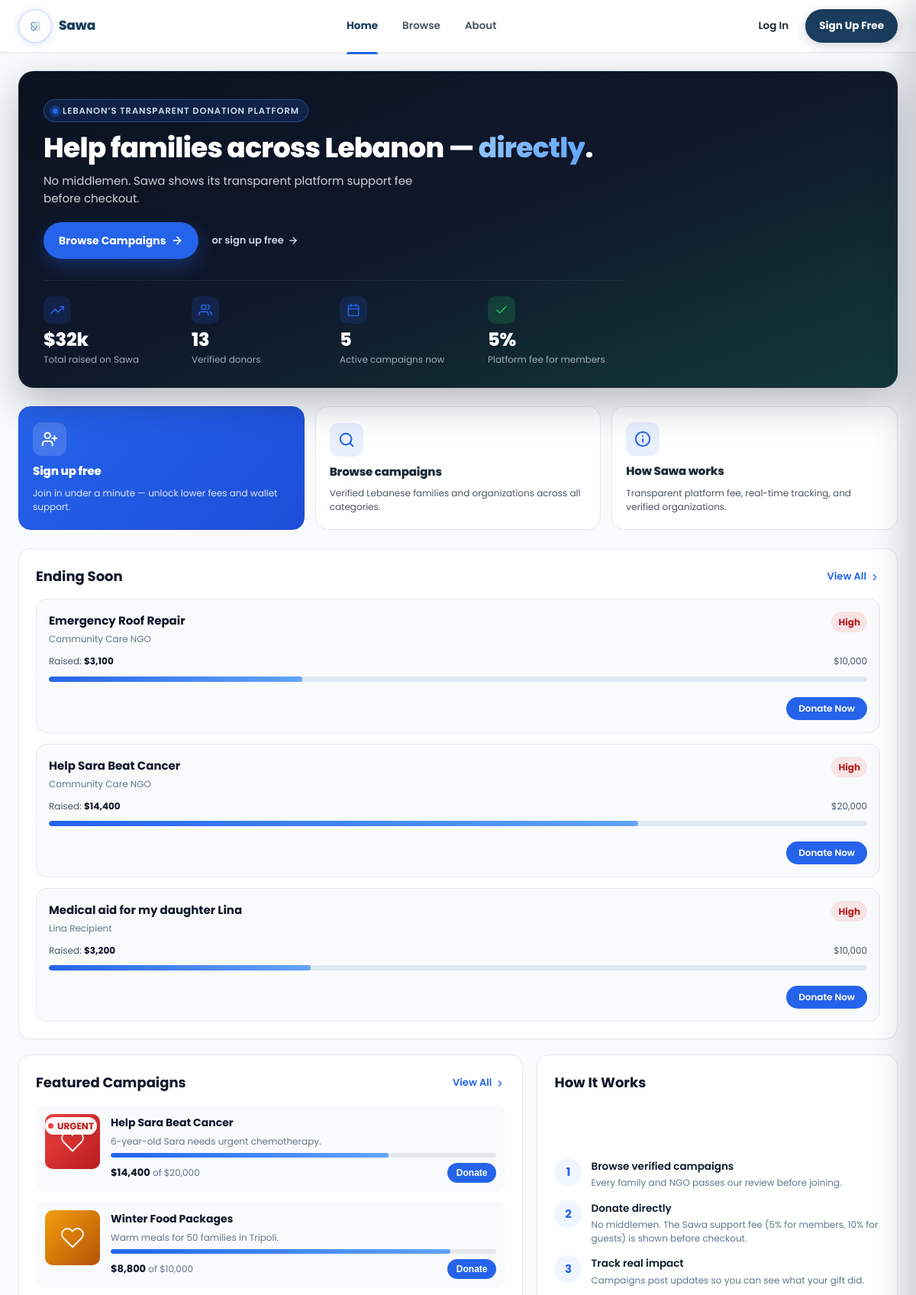
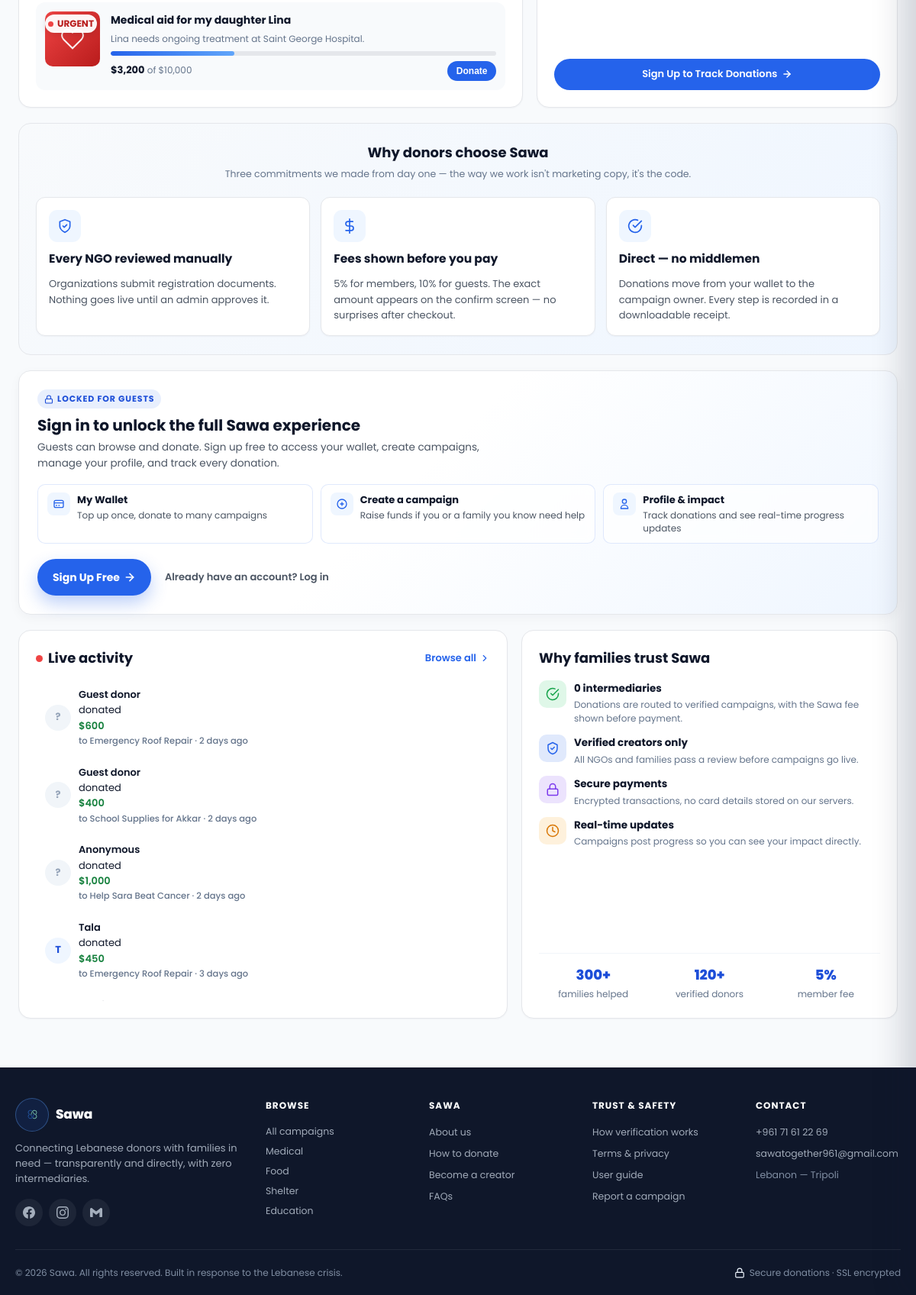
Screenshot of /pages/userhome.php with the database file from the repository (2 pictures, top to bottom).
### tables this page shows
CREATE TABLE IF NOT EXISTS campaigns (
    id                  BIGINT UNSIGNED NOT NULL AUTO_INCREMENT,
    organisation_id     BIGINT UNSIGNED NULL,
    owner_user_id       BIGINT UNSIGNED NULL,
    title               VARCHAR(200) NOT NULL,
    summary             VARCHAR(500) NULL,
    description         TEXT NOT NULL,
    goal_amount         DECIMAL(12,2) NOT NULL,
    raised_amount       DECIMAL(12,2) NOT NULL DEFAULT 0.00,
    currency            CHAR(3) NOT NULL DEFAULT 'USD',
    category_id         BIGINT UNSIGNED NULL,
    location_id         BIGINT UNSIGNED NULL,
    cover_image         VARCHAR(500) NULL,
    status              ENUM('draft','pending','active','paused','completed','rejected') NOT NULL DEFAULT 'pending',
    rejection_reason    TEXT NULL,
    starts_at           DATETIME NULL,
    ends_at             DATETIME NULL,
    created_at          DATETIME NOT NULL DEFAULT CURRENT_TIMESTAMP,
    updated_at          DATETIME NOT NULL DEFAULT CURRENT_TIMESTAMP ON UPDATE CURRENT_TIMESTAMP,
    PRIMARY KEY (id),
    KEY idx_campaigns_status (status),
    KEY idx_campaigns_category (category_id),
    KEY idx_campaigns_location (location_id),
    KEY idx_campaigns_org (organisation_id),
    KEY idx_campaigns_owner (owner_user_id),
    KEY idx_campaigns_active_created (status, created_at),
    CONSTRAINT fk_campaigns_org FOREIGN KEY (organisation_id) REFERENCES organisations(id) ON DELETE CASCADE,
    CONSTRAINT fk_campaigns_owner FOREIGN KEY (owner_user_id) REFERENCES users(id) ON DELETE CASCADE,
    CONSTRAINT fk_campaigns_category FOREIGN KEY (category_id) REFERENCES categories(id) ON DELETE SET NULL,
    CONSTRAINT fk_campaigns_location FOREIGN KEY (location_id) REFERENCES locations(id) ON DELETE SET NULL
);

CREATE TABLE IF NOT EXISTS donations (
    id              BIGINT UNSIGNED NOT NULL AUTO_INCREMENT,
    campaign_id     BIGINT UNSIGNED NOT NULL,
    donor_id        BIGINT UNSIGNED NULL,
    guest_name      VARCHAR(120) NULL,
    guest_email     VARCHAR(255) NULL,
    guest_phone     VARCHAR(40) NULL,
    amount          DECIMAL(12,2) NOT NULL,
    fee_amount      DECIMAL(12,2) NOT NULL DEFAULT 0.00,
    total_charged   DECIMAL(12,2) NOT NULL DEFAULT 0.00,
    currency        CHAR(3) NOT NULL DEFAULT 'USD',
    status          ENUM('pending','verified','completed','refunded','failed') NOT NULL DEFAULT 'pending',
    payment_method  ENUM('whish','hosted_checkout','wallet') NOT NULL DEFAULT 'whish',
    anonymous       TINYINT(1) NOT NULL DEFAULT 0,
    message         VARCHAR(500) NULL,
    payment_ref     VARCHAR(120) NULL,
    created_at      DATETIME NOT NULL DEFAULT CURRENT_TIMESTAMP,
    verified_at     DATETIME NULL,
    completed_at    DATETIME NULL,
    PRIMARY KEY (id),
    KEY idx_donations_campaign (campaign_id),
    KEY idx_donations_donor (donor_id),
    KEY idx_donations_status (status),
    KEY idx_donations_created (created_at),
    CONSTRAINT fk_donations_campaign FOREIGN KEY (campaign_id) REFERENCES campaigns(id) ON DELETE RESTRICT,
    CONSTRAINT fk_donations_donor FOREIGN KEY (donor_id) REFERENCES users(id) ON DELETE RESTRICT
);

### pages/userhome.php (shortened to what the rows shown need)
<?php
$auth = Auth::check();
$bodyClass = $auth ? 'is-auth ' . Auth::bodyRoleClass() : 'is-guest';
$liveActivity = DonationService::recentPlatformActivity(6);
$urgentCampaigns = CampaignService::listUrgent(5);
$featuredCampaigns = CampaignService::listFeatured(3);
$partial = dirname(__DIR__) . '/php/partials/';
?>
<!DOCTYPE html>
<html lang="en">
<head>
  <link rel="stylesheet" href="../css/tokens.css">
  <link rel="stylesheet" href="../css/userhome.css">
</head>
<body class="<?= $bodyClass ?>">
  <div class="layout">
    <main class="main-content" id="main">
      <section id="dashboard" class="section active">
        <section class="guest-hero-v2 guest-only" aria-labelledby="guest-hero-heading">
          <div class="guest-hero-v2-inner">
            <h1 id="guest-hero-heading">Help families across Lebanon &mdash; <span class="hero-accent">directly</span>.</h1>
          </div>
        </section>
        <div class="dash-lower">
          <div class="dash-card donor-only guest-show">
            <div class="urgent-list" id="urgent-list">
              <?php if (!$urgentCampaigns): ?>
              <p class="empty-inline">No campaigns are wrapping up in the next week.</p>
              <?php else: foreach ($urgentCampaigns as $camp): include $partial . 'urgent-item.php'; endforeach; endif; ?>
            </div>
          </div>
        </div>
        <div class="guest-feature-grid guest-only">
          <div class="dash-card">
            <div class="featured-list">
              <?php if (!$featuredCampaigns): ?>
              <p class="empty-inline">No campaigns to feature yet.</p>
              <?php else: foreach ($featuredCampaigns as $camp): include $partial . 'featured-camp.php'; endforeach; endif; ?>
            </div>
          </div>
        </div>
        <div class="dash-two-col guest-only">
          <div class="dash-card activity-card">
            <ul class="activity-feed" id="activity-feed">
              <?php if (!$liveActivity): ?>
              <li class="activity-row">
                <div class="activity-text">
                  <span class="activity-meta">No donations yet — be the first to give.</span>
                </div>
              </li>
              <?php else: foreach ($liveActivity as $act):
                $isAnon = $act['anonymous'] || $act['label'] === 'Guest donor';
                $initial = mb_strtoupper(mb_substr($act['label'], 0, 1));
              ?>
              <li class="activity-row">
                <span class="activity-avatar<?= $isAnon ? ' activity-avatar-anon' : '' ?>"><?= $isAnon ? '?' : htmlspecialchars($initial, ENT_QUOTES, 'UTF-8') ?></span>
                <div class="activity-text">
                  <strong><?= htmlspecialchars($act['label'], ENT_QUOTES, 'UTF-8') ?></strong> donated <strong class="activity-amount">$<?= number_format($act['amount']) ?></strong>
                  <span class="activity-meta">to <?= htmlspecialchars($act['campaign'], ENT_QUOTES, 'UTF-8') ?> &middot; <time datetime="<?= htmlspecialchars($act['created_at'], ENT_QUOTES, 'UTF-8') ?>"><?= htmlspecialchars(Format::timeAgo($act['created_at']), ENT_QUOTES, 'UTF-8') ?></time></span>
                </div>
              </li>
              <?php endforeach; endif; ?>
          </div>
        </div>
      </section>
    </main>
  </div>
</body>
</html>

### php/partials/urgent-item.php (shortened to what the rows shown need)
<?php
$id = (int) $camp['id'];
$title = htmlspecialchars((string) $camp['title'], ENT_QUOTES, 'UTF-8');
$creator = htmlspecialchars((string) ($camp['creator_name'] ?? 'Sawa member'), ENT_QUOTES, 'UTF-8');
$raised = (float) $camp['raised_amount'];
$goal = (float) $camp['goal_amount'];
$pct = $goal > 0 ? min(100, (int) round(($raised / $goal) * 100)) : 0;
$priorityClass = Format::urgentPriority($camp);
$priorityLabel = Format::urgentPriorityLabel($camp);
$showDonate = empty($camp['_hide_donate']);
$badgeLabel = $priorityLabel;
?>
<article class="urgent-item">
  <div class="urgent-row">
    <div class="urgent-meta">
      <strong><?= $title ?></strong>
      <small><?= $creator ?></small>
    </div>
    <span class="urgent-priority <?= $priorityClass ?>"><?= htmlspecialchars($badgeLabel, ENT_QUOTES, 'UTF-8') ?></span>
  </div>
  <div class="urgent-progress-row">
    <small>Raised: <strong>$<?= number_format($raised) ?></strong></small>
    <small>$<?= number_format($goal) ?></small>
  </div>
  <div class="progress-bar"><div class="progress-fill" style="width:<?= $pct ?>%"></div></div>
  <?php if ($showDonate): ?>
  <button class="urgent-donate" data-camp-id="<?= $id ?>" data-camp-title="<?= $title ?>">Donate Now</button>
  <?php endif; ?>
</article>

### php/partials/featured-camp.php (shortened to what the rows shown need)
<?php
$id = (int) $camp['id'];
$title = htmlspecialchars((string) $camp['title'], ENT_QUOTES, 'UTF-8');
$summary = htmlspecialchars((string) ($camp['summary'] ?? mb_substr((string) $camp['description'], 0, 80)), ENT_QUOTES, 'UTF-8');
$raised = (float) $camp['raised_amount'];
$goal = (float) $camp['goal_amount'];
$pct = $goal > 0 ? min(100, (int) round(($raised / $goal) * 100)) : 0;
$catCss = CampaignService::categoryCss((string) ($camp['category_name'] ?? 'other'));
$urgent = CampaignService::isUrgent($camp);
$coverPath = trim((string) ($camp['cover_image'] ?? ''));
$coverUrl = $coverPath !== '' ? htmlspecialchars(Upload::publicUrl($coverPath), ENT_QUOTES, 'UTF-8') : '';
?>
<article class="featured-camp" data-camp-id="<?= $id ?>" data-camp-title="<?= $title ?>">
  <div class="featured-camp-thumb <?= $catCss ?><?= $coverUrl !== '' ? ' has-cover' : '' ?>"<?= $coverUrl !== '' ? ' style="background-image:url(\'' . $coverUrl . '\')"' : '' ?>>
    <?php if ($coverUrl === ''): ?>
    <svg viewBox="0 0 24 24" fill="none" stroke="currentColor" stroke-width="1.5" aria-hidden="true"><path d="M20.84 4.61a5.5 5.5 0 0 0-7.78 0L12 5.67l-1.06-1.06a5.5 5.5 0 0 0-7.78 7.78l1.06 1.06L12 21.23l7.78-7.78 1.06-1.06a5.5 5.5 0 0 0 0-7.78z"/></svg>
    <?php endif; ?>
    <?php if ($urgent): ?><span class="camp-urgent-badge">Urgent</span><?php endif; ?>
  </div>
  <div class="featured-camp-body">
    <strong><?= $title ?></strong>
    <small><?= $summary ?></small>
    <div class="progress-bar"><div class="progress-fill" style="width:<?= $pct ?>%"></div></div>
    <div class="featured-camp-meta">
      <span><strong>$<?= number_format($raised) ?></strong> of $<?= number_format($goal) ?></span>
      <button class="featured-camp-donate" data-camp-id="<?= $id ?>" data-camp-title="<?= $title ?>">Donate</button>
    </div>
  </div>
</article>

### rows the page displays
campaigns: title "Emergency Roof Repair", creator "Community Care NGO", ends_at "High", raised_amount "3,100", goal_amount "10,000"
campaigns: title "Help Sara Beat Cancer", creator "Community Care NGO", ends_at "High", raised_amount "14,400", goal_amount "20,000", shows "URGENT", summary "6-year-old Sara needs urgent chemotherapy."
campaigns: title "Medical aid for my daughter Lina", creator "Lina Recipient", ends_at "High", raised_amount "3,200", goal_amount "10,000", shows "URGENT", summary "Lina needs ongoing treatment at Saint George Hospital."
campaigns: title "Winter Food Packages", summary "Warm meals for 50 families in Tripoli.", raised_amount "8,800", goal_amount "10,000"
donations: label "Guest donor", amount "600", campaign.title "Emergency Roof Repair"
donations: label "Guest donor", amount "400", campaign.title "School Supplies for Akkar"
donations: label "Anonymous", amount "1,000", campaign.title "Help Sara Beat Cancer"
donations: initial "T", label "Tala", amount "450", campaign.title "Emergency Roof Repair"

### other values shown
$platformStats['donors'] "13"
$platformStats['active'] "5"
